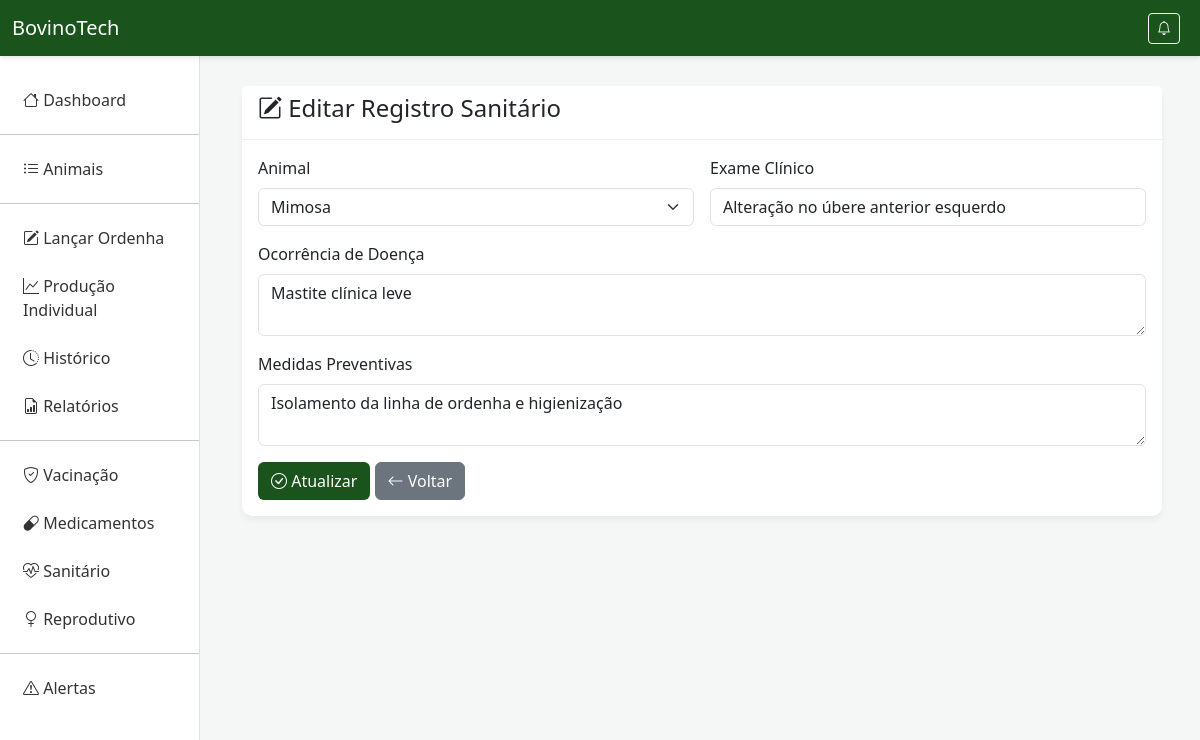
Page /sanitario/2/editar/ on the committed database.
### producao/models.py (models this page shows, shortened)
class ControleSanitario(models.Model):
    animal = models.ForeignKey(Animal, on_delete=models.CASCADE)
    exame_clinico = models.CharField(max_length=200)
    ocorrencia_doenca = models.TextField(blank=True)
    medidas_preventivas = models.TextField(blank=True)
    data_registro = models.DateField()
    tem_carencia = models.BooleanField(default=False, verbose_name="Possui Carência?")
    dias_carencia = models.IntegerField(default=0, verbose_name="Dias de Carência")

### producao/views.py (the view)
# urls.py: path('sanitario/<int:pk>/editar/', views.editar_sanitario, name='editar_sanitario'),
def editar_sanitario(request, pk):
    sanitario = get_object_or_404(ControleSanitario, pk=pk)
    if request.method == 'POST':
        form = ControleSanitarioForm(request.POST, instance=sanitario)
        if form.is_valid():
            form.save()
            return redirect('sanitario')
    else:
        form = ControleSanitarioForm(instance=sanitario)
    return render(request, 'editar_sanitario.html', {'form': form, 'sanitario': sanitario})

### producao/forms.py
class ControleSanitarioForm(forms.ModelForm):
    class Meta:
        model = ControleSanitario
        fields = ['animal', 'exame_clinico', 'ocorrencia_doenca', 'medidas_preventivas', 'data_registro', 'tem_carencia', 'dias_carencia']
        widgets = {
            'animal': forms.Select(attrs={'class': 'form-select'}),
            'exame_clinico': forms.TextInput(attrs={'class': 'form-control', 'placeholder': 'Resultado do exame'}),
            'ocorrencia_doenca': forms.Textarea(attrs={'class': 'form-control', 'rows': 2, 'placeholder': 'Descreva a doença'}),
            'medidas_preventivas': forms.Textarea(attrs={'class': 'form-control', 'rows': 2, 'placeholder': 'Medidas tomadas'}),
            'data_registro': forms.DateInput(attrs={'class': 'form-control', 'type': 'date'}),
            'tem_carencia': forms.CheckboxInput(attrs={'class': 'form-check-input'}),
            'dias_carencia': forms.NumberInput(attrs={'class': 'form-control', 'placeholder': 'Dias'}),
        }

### producao/models.py (called while the page is built)
    def __str__(self):
        return self.identificacao

### producao/templates/editar_sanitario.html (shortened to what this page needs)
{% extends 'base.html' %}
{% block content %}
<div class="card">
    <div class="card-header">
        <h4><i class="bi bi-pencil-square"></i> Editar Registro Sanitário</h4>
    </div>
    <div class="card-body">
        <form method="post" class="row g-3">
            <div class="col-md-6">
                <label for="{{ form.animal.id_for_label }}" class="form-label">Animal</label>
                {{ form.animal }}
            </div>
            <div class="col-md-6">
                <label for="{{ form.exame_clinico.id_for_label }}" class="form-label">Exame Clínico</label>
                {{ form.exame_clinico }}
            </div>
            <div class="col-12">
                <label for="{{ form.ocorrencia_doenca.id_for_label }}" class="form-label">Ocorrência de Doença</label>
                {{ form.ocorrencia_doenca }}
            </div>
            <div class="col-12">
                <label for="{{ form.medidas_preventivas.id_for_label }}" class="form-label">Medidas Preventivas</label>
                {{ form.medidas_preventivas }}
            </div>
            <div class="col-12">
                <button type="submit" class="btn btn-novo"><i class="bi bi-check-circle"></i> Atualizar</button>
                <a href="{% url 'sanitario' %}" class="btn btn-secondary"><i class="bi bi-arrow-left"></i> Voltar</a>
            </div>
        </form>
    </div>
</div>
{% endblock %}

### producao/templates/base.html (style rules this page uses)
* { margin: 0; padding: 0; box-sizing: border-box; }
body { background-color: #f4f7f6; font-family: 'Segoe UI', Tahoma, Geneva, Verdana, sans-serif; }
.card { border: none; border-radius: 10px; box-shadow: 0 4px 6px rgba(0,0,0,0.05); }
.card-header { background: white; border-bottom: 1px solid #eee; font-weight: bold; }
.btn-novo { background-color: #1a531b; color: white; }

### rows in the picture
ControleSanitario: animal "Mimosa", exame_clinico "Alteração no úbere anterior esquerdo", ocorrencia_doenca "Mastite clínica leve", medidas_preventivas "Isolamento da linha de ordenha e higienização"
